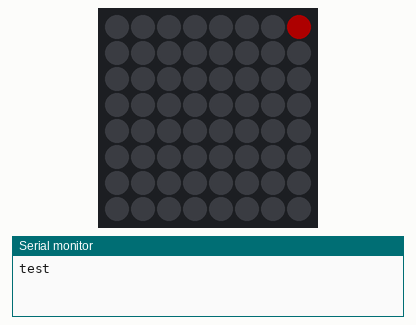
Recording of a sketch running on a simulated Arduino Uno, built with avr-gcc and run on an emulated ATmega328P. Parts: 8×8 RGB LED matrix (first LED top left, wired row by row), the last lines printed to the serial monitor. Dim RGB values are drawn brighter than linear.

Above: at 0.66 s.
At 6.03 s:
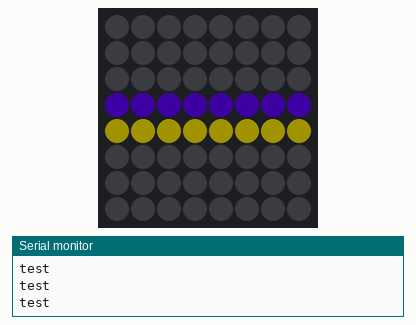
At 11.38 s:
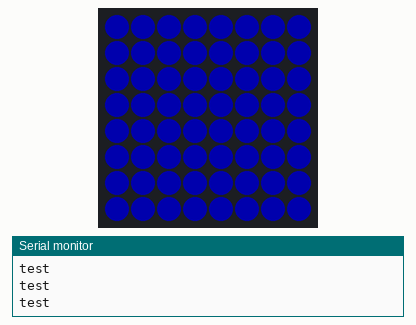
At 20.02 s:
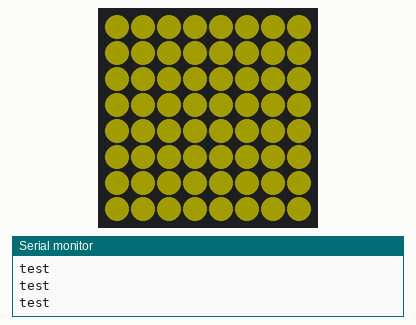
At 28.66 s:
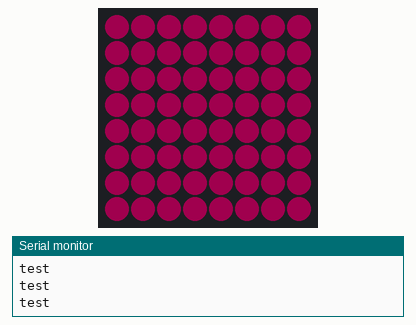
At 39.61 s:
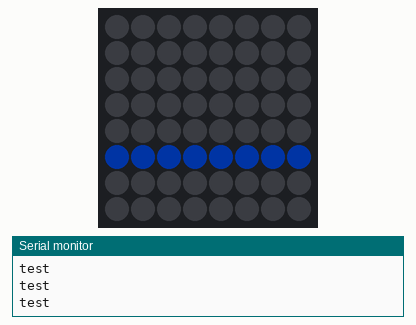

The sketch:

GLU_Light_Patterns.ino
```cpp
/*
   Light Patterns and Functions for the amomii Glow UNO
   Author: Shaun Armstrong

   Description:
   This Arduino sketch demonstrates various LED animation effects using the FastLED library
   on the Glow UNO 8x8 LED matrix.

   Hardware:
   - amomii Glow UNO (WS2812B LED matrix) connected to an Arduino UNO as a shield, or wired to other microcontrollers
   - Ensure correct wiring and pin configuration.

   Libraries:
   - FastLED: Library for controlling WS2812B LEDs.

   Note:
   - Ensure the FastLED library is installed in your Arduino IDE.
   - This sketch assumes an 8x8 LED matrix; adjust `ROWS` and `COLS` for different configurations.

   For specific hardware details:
   - Visit amomii.com for more information on compatible products.

   Last Updated: 2024/07/12

   Version 1.1
*/

#include <FastLED.h>  //include the library
#define DATA_PIN 9    // connected to arduino pin 10
#define ROWS 8
#define COLS 8
#define NUM_LEDS COLS*ROWS
#define BRIGHTNESS 50
// Define the array of leds
CRGB leds[NUM_LEDS];

int pixel[ROWS][COLS];

int delayTime = 30;

byte hue = 0;  //0-255

byte hue_spread = 20;


void setup() {

  FastLED.addLeds<WS2812B, DATA_PIN, GRB>(leds, NUM_LEDS);  //like the on button
  delay(500);
  FastLED.setBrightness(BRIGHTNESS);  // how bright from 0 - 255
  Serial.begin(9600);
  glmx_setup(2);
  FastLED.show();
}

void glmx_setup(int rot) {

  int index = 0;
  if (rot == 0) {
    for (int c = 0; c < COLS; c++) {
      for (int r = 0; r < ROWS; r++) {
        pixel[c][r] = index;
        index++;
      }
    }
  } else if (rot == 1) {
    for (int c = COLS - 1; c >= 0; c--) {
      for (int r = 0; r < ROWS; r++) {
        pixel[r][c] = index;
        index++;
      }
    }
  } else if (rot == 2) {
    for (int c = COLS - 1; c >= 0; c--) {
      for (int r = ROWS - 1; r >= 0; r--) {
        pixel[c][r] = index;
        index++;
      }
    }
  } else if (rot == 3) {
    for (int c = 0; c < COLS; c++) {
      for (int r = ROWS - 1; r >= 0; r--) {
        pixel[r][c] = index;
        index++;
      }
    }
  }
}

//a = hue, b = saturation, c = brightness, d = delay time
void spin_up(byte a, byte b, byte c, int d) {

  for (int r = ROWS - 1; r >= 0; r--) {
    Serial.println("test");
    for (int i = 0; i < COLS; i++) {
      leds[pixel[r][i]] = CHSV(a, b, c);
      FastLED.show();
      delay(d);
    }
  }
}

//a = hue, b = saturation, c = brightness, d = delay time
void spin_down(byte a, byte b, byte c, int d) {

  for (int r = 0; r < ROWS; r++) {
    for (int i = 0; i < COLS; i++) {
      leds[pixel[r][i]] = CHSV(a, b, c);
      delay(d);
      FastLED.show();
    }
  }
}

void hoop_down(byte a, byte b, byte c, int d) {

  for (int r = 0; r < ROWS; r++) {
    for (int i = 0; i < COLS; i++) {
      leds[pixel[r][i]] = CHSV(a, b, c);
    }
    delay(d);
    FastLED.show();
  }
}

void hoop_up(byte a, byte b, byte c, int d) {

  for (int r = 0; r < ROWS; r++) {
    for (int i = 0; i < COLS; i++) {
      leds[pixel[ROWS - 1 - r][i]] = CHSV(a, b, c);
    }

    delay(d);
    FastLED.show();
  }
}

void single_hoop_up(byte a, byte b, byte c, int d) {

  for (int r = ROWS-1; r >= 0; r--) {
    for (int i = 0; i < COLS; i++) {
      leds[pixel[r][i]] = CHSV(a, b, c);
    }
    delay(d);
    FastLED.show();
    for (int clear = 0; clear < NUM_LEDS; clear++) {
      leds[clear] = 0x000000;
    }
  }
}

void single_hoop_down(byte a, byte b, byte c, int d) {

  for (int r = 0; r < ROWS; r++) {
    for (int i = 0; i < COLS; i++) {
      leds[pixel[r][i]] = CHSV(a, b, c);
    }
    delay(d);
    FastLED.show();
    for (int clear = 0; clear < NUM_LEDS; clear++) {
      leds[clear] = 0x000000;
    }
  }
}

void cross_hoop(byte ad, byte bd, byte cd, byte au, byte bu, byte cu, int d) {

  for (int r = 0; r < ROWS; r++) {
    for (int i = 0; i < COLS; i++) {
      leds[pixel[ROWS - 1 - r][i]] = CHSV(au, bu, cu);
      leds[pixel[r][i]] = CHSV(ad, bd, cd);
    }
    delay(d);
    FastLED.show();
    for (int clear = 0; clear < COLS; clear++) {
      leds[pixel[ROWS - 1 - r][clear]] = 0x000000;
      leds[pixel[r][clear]] = 0x000000;
    }
  }
}

void rainbow_stack_down(byte a, byte b, byte c, int d) {
  int index = ROWS;
  for (int s = 0; s < index; s++) {
    for (int r = 0; r < ROWS - s; r++) {
      for (int i = 0; i < COLS; i++) {
        leds[pixel[r][i]] = CHSV(a, b, c);
      }
      delay(d);
      FastLED.show();
      if (r != (ROWS - s) - 1) {
        for (int clear = 0; clear < COLS; clear++) {
          leds[pixel[r][clear]] = 0x000000;
        }
      }
    }
    a += 16;
  }
}

void rainbow_stack_up(byte a, byte b, byte c, int d) {
  int index = ROWS;
  for (int s = 0; s < index; s++) {
    for (int r = 0; r < ROWS - s; r++) {
      for (int i = 0; i < COLS; i++) {
        leds[pixel[ROWS - 1 - r][i]] = CHSV(a, b, c);
      }
      delay(d);
      FastLED.show();
      if (r != (ROWS - s) - 1) {
        for (int clear = 0; clear < COLS; clear++) {
          leds[pixel[ROWS - 1 - r][clear]] = 0x000000;
        }
      }
    }
    a += 16;
  }
}


void loop() {

  spin_up(hue, 255, 255, delayTime);
  spin_down(hue+127, 255, 255,delayTime);

  hue+=hue_spread;

  single_hoop_up(hue, 255, 255, delayTime);
  single_hoop_down(hue+127, 255, 255, delayTime);

  hue+=hue_spread;

  hoop_up(hue, 255, 255, delayTime);
  hoop_down(hue + 127, 255, 255, delayTime);

  hue += hue_spread;

  cross_hoop(hue, 255, 255, hue+127, 255, 255, delayTime);

  hue+=hue_spread;

  cross_hoop(hue, 255, 255, hue+127, 255, 255, delayTime);

  hue+=hue_spread;

  cross_hoop(hue, 255, 255, hue+127, 255, 255, delayTime);

  hue+=hue_spread;

  cross_hoop(hue, 255, 255, hue+127, 255, 255, delayTime);

  hue+=hue_spread;

  rainbow_stack_up(hue, 255, 255, delayTime);
  rainbow_stack_down(hue+127, 255, 255, delayTime);

  hue+=hue_spread;
}
```
